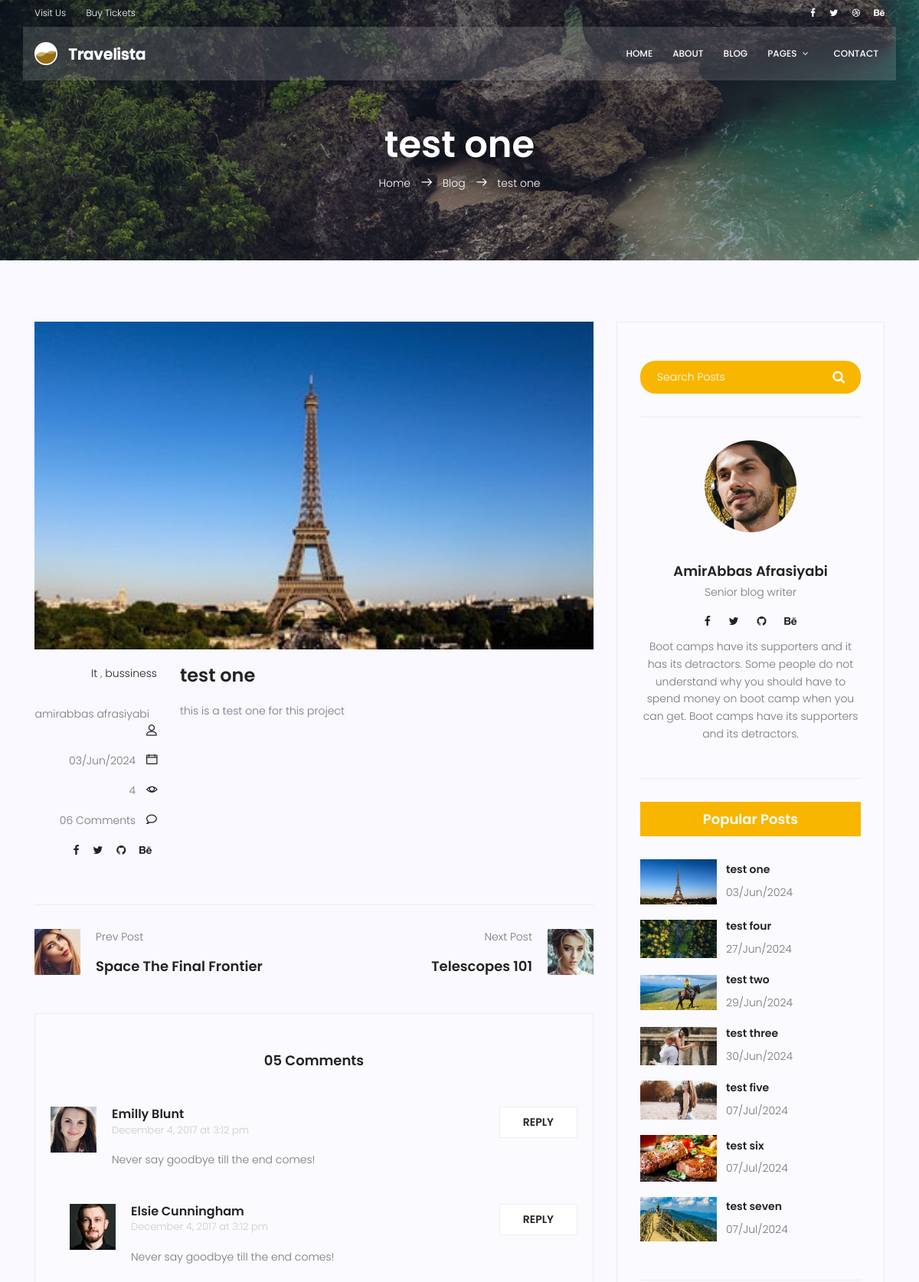
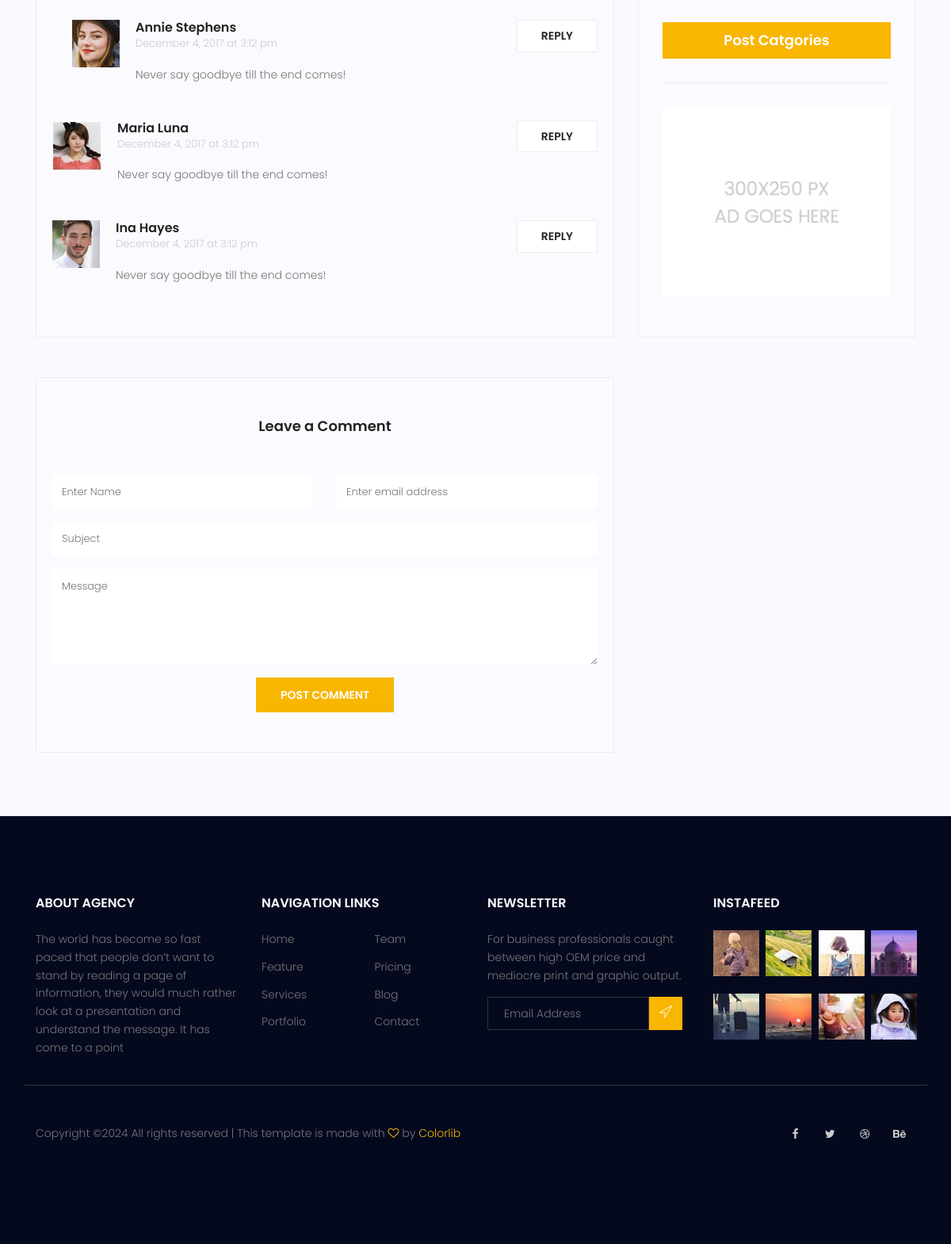
Page /blog/1/ on the committed database (2 pictures, top to bottom).
### blog/models.py (models this page shows, shortened)
class Post(models.Model):
    image = models.ImageField(upload_to='blog/',default='blog/default.jpg')
    author = models.ForeignKey(User, related_name = "author" , on_delete=models.SET_NULL, null=True)
    title = models.CharField(max_length=100)
    content = models.TextField()
    category  = models.ManyToManyField(category, blank=True,)
    counted_views = models.IntegerField(default=0)
    status = models.BooleanField( default= False)
    published_date = models.DateTimeField(null= True)
    created_date = models.DateTimeField(auto_now_add=True )
    updated_date = models.DateTimeField(auto_now=True)
    class Meta:
        ordering = ['created_date']
        verbose_name = 'پست'
        verbose_name_plural = ' پست ها'

class category(models.Model):
    name = models.CharField(max_length=255)

### blog/views.py (the view)
# urls.py: path('/<int:pid>/', blog_single, name='single'),
def blog_single(request, pid):
    posts = Post.objects.filter(status=1)
    post = get_object_or_404(posts, pk=pid)
    context = {'post': post}
    return render(request, 'blog/blog-single.html', context)

### blog/templatetags/blog_tags.py (called while the page is built)
@ register.inclusion_tag('blog/blog-popularpost.html')
def latestposts():
    posts = Post.objects.filter(status=1).order_by('published_date')
    return{'posts': posts}

@ register.inclusion_tag('blog/blog-post-category.html')
def postcategories():
    posts = Post.objects.filter(status=1)
    categories = category.objects.all()
    cat_dict = {}
    for name in categories:
       cat_dict[name] =  posts.filter(category=name).count()
    return{'categories': cat_dict}

### templates/blog/blog-single.html (shortened to what this page needs)
{% extends "base.html" %}
{% load static %}
{% load blog_tags %}
{% block content %}
<section class="relative about-banner">
  <div class="overlay overlay-bg"></div>
  <div class="container">
    <div class="row d-flex align-items-center justify-content-center">
      <div class="about-content col-lg-12">
        <h1 class="text-white">{{post.title}}</h1>
        <p class="text-white link-nav">
          <a href="{% url 'website:index' %}">Home </a>
          <span class="lnr lnr-arrow-right"></span>
          <a href="{% url 'blog:index' %}">Blog </a>
          <span class="lnr lnr-arrow-right"></span>
          <a href="{% url 'blog:single' pid=post.id %}">{{post.title}}</a>
        </p>
      </div>
    </div>
  </div>
</section>
<section class="post-content-area single-post-area">
  <div class="container">
    <div class="row">
      <div class="col-lg-8 posts-list">
        <div class="single-post row">
          <div class="col-lg-12">
            <div class="feature-img">
              <img class="img-fluid" src="{{post.image.url}}" alt="" />
            </div>
          </div>
          <div class="col-lg-3 col-md-3 meta-details">
            <ul class="tags">
              {% for cat in post.category.all %}
                <li><a href="#">{{ cat.name }}</a></li> {% if not forloop.last %},{% endif %}
              {% endfor %}
            </ul>
            <div class="user-details row">
              <p class="user-name col-lg-12 col-md-12 col-6">
                <a href="#">{{post.author.get_full_name}}</a> <span class="lnr lnr-user"></span>
              </p>
              <p class="date col-lg-12 col-md-12 col-6">
                <a href="#">{{post.published_date|date:"d/M/Y"}}</a>
                <span class="lnr lnr-calendar-full"></span>
              </p>
              <p class="view col-lg-12 col-md-12 col-6">
                <a href="#">{{post.counted_views}}</a> <span class="lnr lnr-eye"></span>
              </p>
              <p class="comments col-lg-12 col-md-12 col-6">
                <a href="#">06 Comments</a> <span class="lnr lnr-bubble"></span>
              </p>
              <ul class="social-links col-lg-12 col-md-12 col-6">
                <li>
                  <a href="#"><i class="fa fa-facebook"></i></a>
                </li>
                <li>
                  <a href="#"><i class="fa fa-twitter"></i></a>
                </li>
                <li>
                  <a href="#"><i class="fa fa-github"></i></a>
                </li>
                <li>
                  <a href="#"><i class="fa fa-behance"></i></a>
                </li>
              </ul>
            </div>
          </div>
          <div class="col-lg-9 col-md-9">
            <h3 class="mt-20 mb-20">{{post.title}}</h3>
            <p class="excert">
            {{post.content}}
            </p>
          </div>
        </div>
        <div class="navigation-area">
          <div class="row">
            <div
              class="col-lg-6 col-md-6 col-12 nav-left flex-row d-flex justify-content-start align-items-center"
            >
              <div class="thumb">
                <a href="#"
                  ><img class="img-fluid" src="{% static 'img/blog/prev.jpg' %}" alt=""
                /></a>
              </div>
              <div class="arrow">
                <a href="#"
                  ></a>
              </div>
              <div class="details">
                <p>Prev Post</p>
                <a href="#"><h4>Space The Final Frontier</h4></a>
              </div>
            </div>
            <div
              class="col-lg-6 col-md-6 col-12 nav-right flex-row d-flex justify-content-end align-items-center"
            >
              <div class="details">
                <p>Next Post</p>
                <a href="#"><h4>Telescopes 101</h4></a>
              </div>
              <div class="arrow">
                <a href="#"
                  ></a>
              </div>
              <div class="thumb">
                <a href="#"
                  ><img class="img-fluid" src="{% static 'img/blog/next.jpg' %}" alt=""
                /></a>
              </div>
            </div>
          </div>
        </div>
        <div class="comments-area">
          <h4>05 Comments</h4>
          <div class="comment-list">
            <div class="single-comment justify-content-between d-flex">
              <div class="user justify-content-between d-flex">
                <div class="thumb">
                  <img src="{% static 'img/blog/c1.jpg' %}" alt="" />
                </div>
                <div class="desc">
                  <h5><a href="#">Emilly Blunt</a></h5>
                  <p class="date">December 4, 2017 at 3:12 pm</p>
                  <p class="comment">Never say goodbye till the end comes!</p>
                </div>
              </div>
              <div class="reply-btn">
                <a href="" class="btn-reply text-uppercase">reply</a>
              </div>
            </div>
          </div>
          <div class="comment-list left-padding">
            <div class="single-comment justify-content-between d-flex">
              <div class="user justify-content-between d-flex">
                <div class="thumb">
                  <img src="{% static 'img/blog/c2.jpg' %}" alt="" />
                </div>
                <div class="desc">
                  <h5><a href="#">Elsie Cunningham</a></h5>
                  <p class="date">December 4, 2017 at 3:12 pm</p>
                  <p class="comment">Never say goodbye till the end comes!</p>
                </div>
              </div>
              <div class="reply-btn">
                <a href="" class="btn-reply text-uppercase">reply</a>
              </div>
            </div>
          </div>
          <div class="comment-list left-padding">
            <div class="single-comment justify-content-between d-flex">
              <div class="user justify-content-between d-flex">
                <div class="thumb">
                  <img src="{% static 'img/blog/c3.jpg' %}" alt="" />
                </div>
                <div class="desc">
                  <h5><a href="#">Annie Stephens</a></h5>
                  <p class="date">December 4, 2017 at 3:12 pm</p>
                  <p class="comment">Never say goodbye till the end comes!</p>
                </div>
              </div>
              <div class="reply-btn">
                <a href="" class="btn-reply text-uppercase">reply</a>
              </div>
            </div>
          </div>
          <div class="comment-list">
            <div class="single-comment justify-content-between d-flex">
              <div class="user justify-content-between d-flex">
                <div class="thumb">
                  <img src="{% static 'img/blog/c4.jpg' %}" alt="" />
                </div>
                <div class="desc">
                  <h5><a href="#">Maria Luna</a></h5>
                  <p class="date">December 4, 2017 at 3:12 pm</p>
                  <p class="comment">Never say goodbye till the end comes!</p>
                </div>
              </div>
              <div class="reply-btn">
                <a href="" class="btn-reply text-uppercase">reply</a>
              </div>
            </div>
          </div>
          <div class="comment-list">
            <div class="single-comment justify-content-between d-flex">
              <div class="user justify-content-between d-flex">
                <div class="thumb">
                  <img src="{% static 'img/blog/c5.jpg' %}" alt="" />
                </div>
                <div class="desc">
                  <h5><a href="#">Ina Hayes</a></h5>
                  <p class="date">December 4, 2017 at 3:12 pm</p>
                  <p class="comment">Never say goodbye till the end comes!</p>
                </div>
              </div>
              <div class="reply-btn">
                <a href="" class="btn-reply text-uppercase">reply</a>
              </div>
            </div>
          </div>
        </div>
        <div class="comment-form">
          <h4>Leave a Comment</h4>
          <form>
            <div class="form-group form-inline">
              <div class="form-group col-lg-6 col-md-12 name">
                <input
                  type="text"
                  class="form-control"
                  id="name"
                  placeholder="Enter Name"
                  onfocus="this.placeholder = ''"
                  onblur="this.placeholder = 'Enter Name'"
                />
              </div>
              <div class="form-group col-lg-6 col-md-12 email">
                <input
                  type="email"
                  class="form-control"
                  id="email"
                  placeholder="Enter email address"
                  onfocus="this.placeholder = ''"
                  onblur="this.placeholder = 'Enter email address'"
                />
              </div>
            </div>
            <div class="form-group">
              <input
                type="text"
                class="form-control"
                id="subject"
                placeholder="Subject"
                onfocus="this.placeholder = ''"
                onblur="this.placeholder = 'Subject'"
              />
            </div>
            <div class="form-group">
              <textarea
                class="form-control mb-10"
                rows="5"
                name="message"
                placeholder="Message"
                onfocus="this.placeholder = ''"
                onblur="this.placeholder = 'Message'"
                required=""
              ></textarea>
            </div>
            <a href="#" class="primary-btn text-uppercase">Post Comment</a>
          </form>
        </div>
      </div>
      <div class="col-lg-4 sidebar-widgets">
        <div class="widget-wrap">
          {% include "blog/blog-search.html" %}
          {% include "blog/blog-writter.html" %}
          {% latestposts %}
          {% postcategories %}
          {% include "blog/blog-ads.html" %}
        </div>
      </div>
    </div>
  </div>
</section>
{% endblock %}

### templates/blog/blog-popularpost.html
{% load static %}
<div class="single-sidebar-widget popular-post-widget">
    <h4 class="popular-title">Popular Posts</h4>
    <div class="popular-post-list">
      {% for post in posts %}
      <div class="single-post-list d-flex flex-row align-items-center">
        <div class="thumb">
          <img
            class="img-fluid"
            src="{{post.image.url}}"
            alt=""
          />
        </div>
        <div class="details">
          <a href="{% url 'blog:single' pid=post.id %}"
            ><h6>{{post.title}}</h6></a
          >
          <p>{{post.published_date|date:"d/M/Y"}}</p>
        </div>
      </div>
      {% endfor %}
    </div>
  </div>

### rows in the picture
Post: title "test one", image (picture), author.get_full_name "amirabbas afrasiyabi", published_date "03/Jun/2024", counted_views "4", content "this is a test one for this project"
category: name "It"
category: name "bussiness"
Post: image (picture), title "test four", published_date "27/Jun/2024"
Post: image (picture), title "test two", published_date "29/Jun/2024"
Post: image (picture), title "test three", published_date "30/Jun/2024"
Post: image (picture), title "test five", published_date "07/Jul/2024"
Post: image (picture), title "test six", published_date "07/Jul/2024"
Post: image (picture), title "test seven", published_date "07/Jul/2024"
